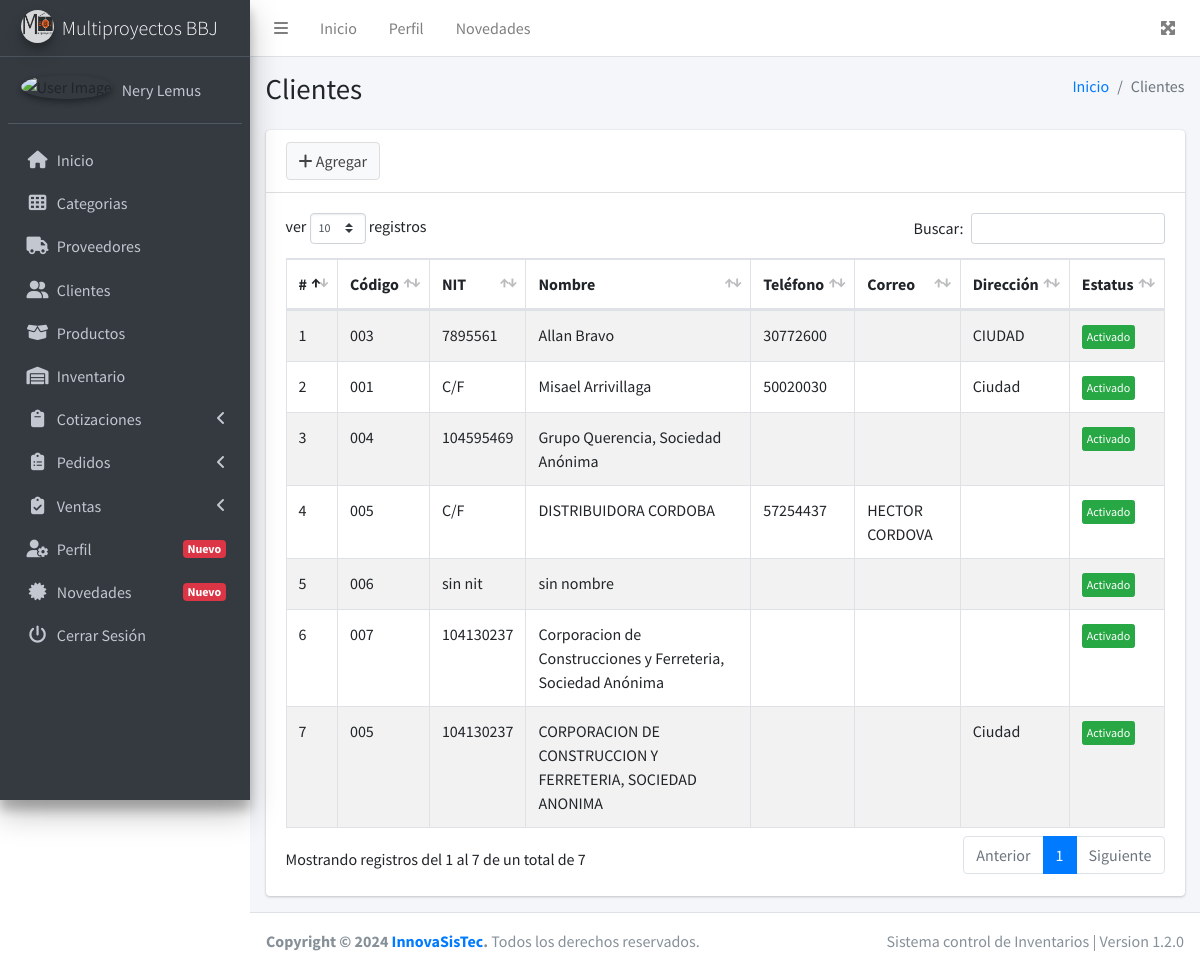
The app's page /clientes (signed in) with its own data.
### tables this page shows
CREATE TABLE `institucion` (
  `idInstitucion` int(11) NOT NULL,
  `nombre` varchar(100) NOT NULL,
  `razonSocial` text NOT NULL,
  `nit` varchar(50) NOT NULL,
  `direccion` text NOT NULL,
  `telefono` varchar(15) NOT NULL,
  `correo` varchar(60) NOT NULL,
  `sitioWeb` varchar(100) NOT NULL,
  `logotipo` text NOT NULL
);

CREATE TABLE `clientes` (
  `idCliente` int(11) NOT NULL,
  `nit` varchar(20) NOT NULL,
  `codigo` varchar(60) NOT NULL,
  `nombre` varchar(100) NOT NULL,
  `direccion` text NOT NULL,
  `telefono` varchar(15) NOT NULL,
  `correo` varchar(60) NOT NULL,
  `estatus` int(11) NOT NULL DEFAULT '1'
);

### controllers/plantilla.controller.php (called while the page is built)
<?php
    class PlantillaController{
        public static function ctrMostrarPlantilla(){
            include 'views/plantilla.php';
        }
    }

### index.php (called while the page is built, shortened)
<?php
    require_once 'controllers/plantilla.controller.php';
    require_once 'controllers/institucion.controller.php';
    require_once 'controllers/clientes.controller.php';
    require_once 'controllers/usuarios.controller.php';
    require_once 'models/institucion.model.php';
    require_once 'models/clientes.model.php';
    $plantilla = new PlantillaController();
    $plantilla -> ctrMostrarPlantilla();

### controllers/institucion.controller.php (called while the page is built, shortened)
<?php
    class InstitucionController{
        public static function ctrMostrarInstitucion(){
            $tabla = "institucion";
            $respuesta = InstitucionModel::mdlMostrarInstitucion($tabla);
            return $respuesta;
        }
    }

### models/conexion.php (called while the page is built)
<?php
    class Conexion{
        public static function conectar(){
            $link = new PDO("mysql:host=nerylemus84229.ipagemysql.com;dbname=sis_pos",
							"multibb",
							"innova.12");
			$link -> exec("set names utf8");
			return $link;
        }
    }

### models/institucion.model.php (called while the page is built, shortened)
<?php
    require_once 'conexion.php';
    class InstitucionModel{
        public static function mdlMostrarInstitucion($tabla){
            $stmt = Conexion::conectar()->prepare("SELECT * FROM $tabla");
            $stmt -> execute();
            return $stmt -> fetch();
        }
    }

### controllers/clientes.controller.php (called while the page is built, shortened)
<?php
    class ClientesController{
        public static function ctrMostrarClientes($item, $valor){
            $tabla = "clientes";
            $respuesta = ClientesModel::mdlMostrarClientes($tabla, $item, $valor);
            return $respuesta;
        }
    }

### models/clientes.model.php (called while the page is built, shortened)
<?php
    require_once 'conexion.php';
    class ClientesModel{
        public static function mdlMostrarClientes($tabla, $item, $valor){
            if($item != null){
                $stmt = Conexion::conectar()->prepare("SELECT * FROM $tabla WHERE $item = :$item");
                $stmt -> bindParam(":".$item, $valor, PDO::PARAM_STR);
                $stmt -> execute();
                return $stmt -> fetchAll();
            }else{
                $stmt = Conexion::conectar()->prepare("SELECT * FROM $tabla");
                $stmt -> execute();
                return $stmt->fetchAll();
            }
        }
    }

### views/modulos/clientes.php (the view, shortened to what this page needs)
<div class="content-wrapper">
    <div class="content-header">
      <div class="container-fluid">
        <div class="row mb-2">
          <div class="col-sm-6">
            <h1 class="m-0">Clientes</h1>
          </div>
          <div class="col-sm-6">
            <ol class="breadcrumb float-sm-right">
              <li class="breadcrumb-item"><a href="inicio">Inicio</a></li>
              <li class="breadcrumb-item active">Clientes</li>
            </ol>
          </div>
        </div>
      </div>
    </div>
    <div class="content">
      <div class="container-fluid">
        <div class="row">
            <div class="col-md-12">
                <div class="card">
                    <div class="card-header">
                        <button type="button" class="btn btn-default" data-toggle="modal" data-target="#modalInsertarCliente">
                        <i class="fas fa-plus"></i>
                        Agregar
                        </button>
                    </div>
                    <div class="card-body">
                        <table class="table table-bordered table-striped tablas">
                        <thead>
                        <tr>
                            <th>#</th>
                            <th>Código</th>
                            <th>NIT</th>
                            <th>Nombre</th>
                            <th>Teléfono</th>
                            <th>Correo</th>
                            <th>Dirección</th>
                            <th>Estatus</th>
                        </tr>
                        </thead>
                        <tbody>
                            <?php
                                $item = null;
                                $valor = null;
                                $respuesta = ClientesController::ctrMostrarClientes($item, $valor);
                                foreach ($respuesta as $key => $value) {
                                    if($value["estatus"] == 1){
                                        $estatus = '<span style="cursor:context-menu" class="btn btn-xs btn-success">Activado</span>';
                                    }else{
                                        $estatus = '<span style="cursor:context-menu" class="btn btn-xs btn-danger">Desactivado</span>';
                                    }
                                    echo '
                                    <tr>
                                        <td>'.($key + 1 ).'</td>
                                        <td>'.$value["codigo"].'</td>
                                        <td>'.$value["nit"].'</td>
                                        <td>'.$value["nombre"].'</td>
                                        <td>'.$value["telefono"].'</td>
                                        <td>'.$value["correo"].'</td>
                                        <td>'.$value["direccion"].'</td>
                                        <td>'.$estatus.'</td>';
                                    echo '</tr>
                                    ';
                                }
                            ?>
                        </tbody>
                        </table>
                    </div>
                </div>
            </div>
        </div>
      </div>
    </div>
  </div>

### views/modulos/sidebar.php (shortened to what this page needs)
<?php
  $respuestaInsitucion = InstitucionController::ctrMostrarInstitucion();
  if($respuestaInsitucion["logotipo"] != null){
    $imagen = $respuestaInsitucion["logotipo"];
  }else{
    $imagen = "views/img/logotipo/default_logo.png";
  }
?>
<aside class="main-sidebar sidebar-dark-primary elevation-4">
    <a href="inicio" class="brand-link">
      <img src="<?php echo $imagen ?>" alt="AdminLTE Logo" class="brand-image img-circle elevation-3" style="opacity: .8">
      <span class="brand-text font-weight-light"><?php echo $respuestaInsitucion["nombre"] ?></span>
    </a>
    <div class="sidebar">
      <div class="user-panel mt-3 pb-3 mb-3 d-flex">
        <div class="image">
          <?php
            if($_SESSION["foto"] != "") {
              echo '<img src="'.$_SESSION["foto"].'" class="img-circle elevation-2" alt="User Image">';
            }else{
              echo '<img src="views/img/users/user_default.jpg" class="img-circle elevation-2" alt="User Image">';
            }
          ?>
        </div>
        <div class="info">
          <a href="perfil" class="d-block"><?php echo $_SESSION["nombre"] ?></a>
        </div>
      </div>
      <nav class="mt-2">
        <ul class="nav nav-pills nav-sidebar flex-column navegacion" data-widget="treeview" role="menu" data-accordion="false">
          <li class="nav-item">
            <a href="inicio" class="nav-link">
              <i class="nav-icon fas fa-home"></i>
              <p>
                Inicio
              </p>
            </a>
          </li>
          <li class="nav-item">
            <a href="categorias" class="nav-link">
              <i class="nav-icon fas fa-th"></i>
              <p>
                Categorias
              </p>
            </a>
          </li>
          <li class="nav-item">
            <a href="proveedores" class="nav-link">
              <i class="nav-icon fas fa-truck"></i>
              <p>
                Proveedores
              </p>
            </a>
          </li>
          <li class="nav-item">
            <a href="clientes" class="nav-link">
              <i class="nav-icon fas fa-user-friends"></i>
              <p>
                Clientes
              </p>
            </a>
          </li>
          <li class="nav-item">
            <a href="productos" class="nav-link">
              <i class="nav-icon fas fa-box-open"></i>
              <p>
                Productos
              </p>
            </a>
          </li>
          <li class="nav-item">
            <a href="inventario" class="nav-link">
              <i class="nav-icon fas fa-warehouse"></i>
              <p>
                Inventario
              </p>
            </a>
          </li>
          <li class="nav-item">
            <a href="#" class="nav-link">
              <i class="nav-icon fas fa-clipboard"></i>
              <p>
                Cotizaciones
                <i class="right fas fa-angle-left"></i>
              </p>
            </a>
          </li>
          <li class="nav-item">
            <a href="#" class="nav-link">
              <i class="nav-icon fas fa-clipboard-list"></i>
              <p>
                Pedidos
                <i class="right fas fa-angle-left"></i>
              </p>
            </a>
          </li>
          <li class="nav-item">
            <a href="#" class="nav-link">
              <i class="nav-icon fas fa-clipboard-check"></i>
              <p>
                Ventas
                <i class="right fas fa-angle-left"></i>
              </p>
            </a>
          </li>
          <li class="nav-item">
            <a href="perfil" class="nav-link">
              <i class="nav-icon fas fa-user-cog"></i>
              <p>
                Perfil
                <span class="right badge badge-danger">Nuevo</span>
              </p>
            </a>
          </li>
          <li class="nav-item">
            <a href="novedades" class="nav-link">
              <i class="nav-icon fas fa-certificate"></i>
              <p>
                Novedades
                <span class="right badge badge-danger">Nuevo</span>
              </p>
            </a>
          </li>
          <li class="nav-item">
            <a href="salir" class="nav-link">
              <i class="nav-icon fas fa-power-off"></i>
              <p>
                Cerrar Sesión
              </p>
            </a>
          </li>
        </ul>
      </nav>
    </div>
  </aside>

### records on screen
institucion: logotipo (picture), nombre "Multiproyectos BBJ"
clientes: codigo "003", nit "7895561", nombre "Allan Bravo", telefono "30772600", direccion "CIUDAD", estatus "Activado"
clientes: codigo "001", nit "C/F", nombre "Misael Arrivillaga", telefono "50020030", direccion "Ciudad", estatus "Activado"
clientes: codigo "004", nit "104595469", nombre "Grupo Querencia, Sociedad Anónima", estatus "Activado"
clientes: codigo "005", nit "C/F", nombre "DISTRIBUIDORA CORDOBA", telefono "57254437", correo "HECTOR CORDOVA", estatus "Activado"
clientes: codigo "006", nit "sin nit", nombre "sin nombre", estatus "Activado"
clientes: codigo "007", nit "104130237", nombre "Corporacion de Construcciones y Ferreteria, Sociedad Anónima", estatus "Activado"
clientes: codigo "005", nit "104130237", nombre "CORPORACION DE CONSTRUCCION Y FERRETERIA, SOCIEDAD ANONIMA", direccion "Ciudad", estatus "Activado"

### other values on screen
$_SESSION["nombre"] "Nery Lemus"
